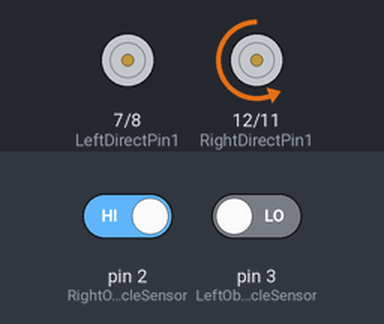
Simulated run of this sketch. Board: Arduino Uno, built with avr-gcc and run on an emulated ATmega328P. On the bench: motor-driver pin pairs drawn as motors (green arrow = first pin HIGH = forward, orange = second pin HIGH = backward, longer = more drive, scaled by the enable pin). Inputs (shaded band) come from the test bench; at power-on: pin 2 (RightObstacleSensor) HIGH, pin 3 (LeftObstacleSensor) LOW.

Above: at 1.2 s.
1.3 s: pin 2 (RightObstacleSensor) driven LOW
At 2.6 s:
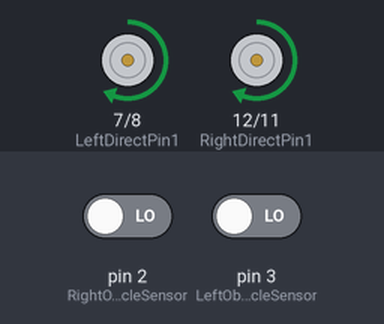
4.3 s: pin 3 (LeftObstacleSensor) driven HIGH
At 5.1 s:
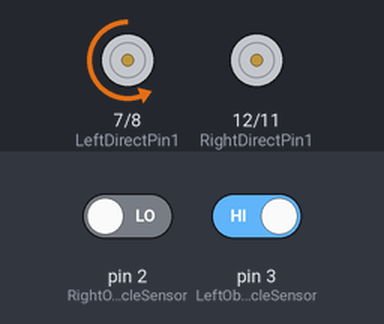
5.8 s: pin 2 (RightObstacleSensor) driven HIGH
At 6.4 s:
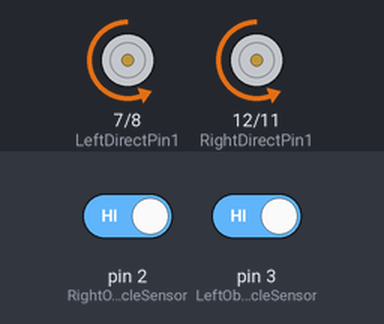
7.3 s: pin 2 (RightObstacleSensor) driven LOW and pin 3 (LeftObstacleSensor) driven LOW
At 7.6 s:
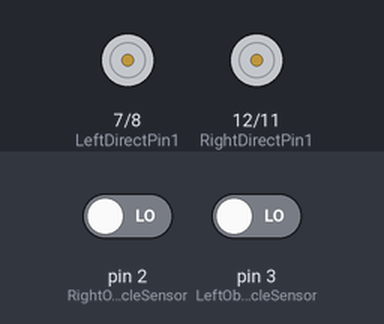
Timing chart, 0 to 14.3 s (numbered marks = the images above; inputs shaded):
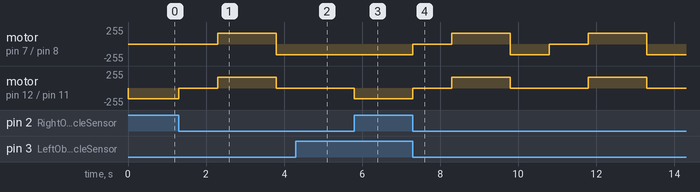

The sketch:

CMPSC_497_Lab_5.ino
```cpp
// Program to have robot avoid objects.

//Define L298N Dual H-Bridge Motor Controller Pins
#define speedPinR 9   // RIGHT PWM pin connect MODEL-X ENA
#define RightDirectPin1  12    //  Right Motor direction pin 1 to MODEL-X IN1
#define RightDirectPin2  11    // Right Motor direction pin 2 to MODEL-X IN2
#define speedPinL 6        //  Left PWM pin connect MODEL-X ENB
#define LeftDirectPin1  7    // Left Motor direction pin 1 to MODEL-X IN3
#define LeftDirectPin2  8   ///Left Motor direction pin 1 to MODEL-X IN4


/*From left to right, connect to D3,A1-A3 ,D10*/
#define RightObstacleSensor 2  //Right obstacle sensor to D2 (front direction is from arduino point to voltage meter)
#define LeftObstacleSensor 3   //Left obstacle sensor to D3

#define SPEED   160 //motor in   speed
void go_Advance(void)  //Forward
{
  digitalWrite(RightDirectPin1, HIGH);
  digitalWrite(RightDirectPin2,LOW);
  digitalWrite(LeftDirectPin1,HIGH);
  digitalWrite(LeftDirectPin2,LOW);
    set_Motorspeed(SPEED,SPEED);
}
void back_Right(void)  //Turn left
{
  digitalWrite(RightDirectPin1, HIGH);
  digitalWrite(RightDirectPin2,LOW);
  digitalWrite(LeftDirectPin1,LOW);
  digitalWrite(LeftDirectPin2,HIGH);
    set_Motorspeed(SPEED,0);
}
void back_Left(void)  //Turn right
{
  digitalWrite(RightDirectPin1, LOW);
  digitalWrite(RightDirectPin2,HIGH);
  digitalWrite(LeftDirectPin1,HIGH);
  digitalWrite(LeftDirectPin2,LOW);
    set_Motorspeed(0,SPEED);
}
void go_Back(void)  //Reverse
{
  digitalWrite(RightDirectPin1, LOW);
  digitalWrite(RightDirectPin2,HIGH);
  digitalWrite(LeftDirectPin1,LOW);
  digitalWrite(LeftDirectPin2,HIGH);
    set_Motorspeed(SPEED,SPEED);
}
void stop_Stop()    //Stop
{
  digitalWrite(RightDirectPin1, LOW);
  digitalWrite(RightDirectPin2,LOW);
  digitalWrite(LeftDirectPin1,LOW);
  digitalWrite(LeftDirectPin2,LOW);
}

void avoid_Object(){
  int IRvalueLeft= digitalRead(RightObstacleSensor);
  int IRvalueRight=digitalRead(LeftObstacleSensor);
 if (IRvalueLeft==LOW && IRvalueRight==LOW)
 {
    stop_Stop();
    delay(1000);
    go_Advance();
    delay(1500);
    back_Right();
    delay(1000);

 }
 else  if (IRvalueLeft==HIGH && IRvalueRight==HIGH)
 {
     go_Back();
    }
 else if (IRvalueLeft==LOW && IRvalueRight==HIGH)
 {
  //only left sensor detect obstacle
      back_Right(); // Turn right
 }
  else if (IRvalueLeft==HIGH && IRvalueRight==LOW)
 {
   //only right sensor detect obstacle
      back_Left(); // Turn left
}
}

/*set motor speed */
void set_Motorspeed(int speed_L,int speed_R)
{
  analogWrite(speedPinL,speed_L);
  analogWrite(speedPinR,speed_R);
}

void setup()
{
 pinMode(speedPinL,OUTPUT); //left motor PWM pin
 pinMode(speedPinR,OUTPUT); //rignt motor PWM  pin
 pinMode(RightDirectPin1,OUTPUT); //left motor direction pin1
 pinMode(RightDirectPin2,OUTPUT); //left motor direction pin2
 pinMode(LeftDirectPin1,OUTPUT); //right motor direction Pin 1
 pinMode(LeftDirectPin2,OUTPUT);  //right motor direction Pin 2

  /*line follow sensors */
 pinMode(RightObstacleSensor,INPUT);
  pinMode(LeftObstacleSensor,INPUT);
 Serial.begin(9600);
}

void loop(){
  avoid_Object();
}
```

Measured:
- after the input at 1.3 s, motor on pin 7 (LeftDirectPin1) / pin 8 (LeftDirectPin2): stopped → forward 160/255 after 1.0 s, → backward 160/255 1.5 s later; motor on pin 12 (RightDirectPin1) / pin 11 (RightDirectPin2): backward 160/255 → stopped at once, → forward 160/255 1.0 s later, → stopped 1.5 s later
- after the input at 4.3 s, motor on pin 7 (LeftDirectPin1) / pin 8 (LeftDirectPin2): stays backward 160/255 (without the input it goes to stopped after 0.50 s)
- after the input at 5.8 s, motor on pin 12 (RightDirectPin1) / pin 11 (RightDirectPin2): stopped → backward 160/255 at once
